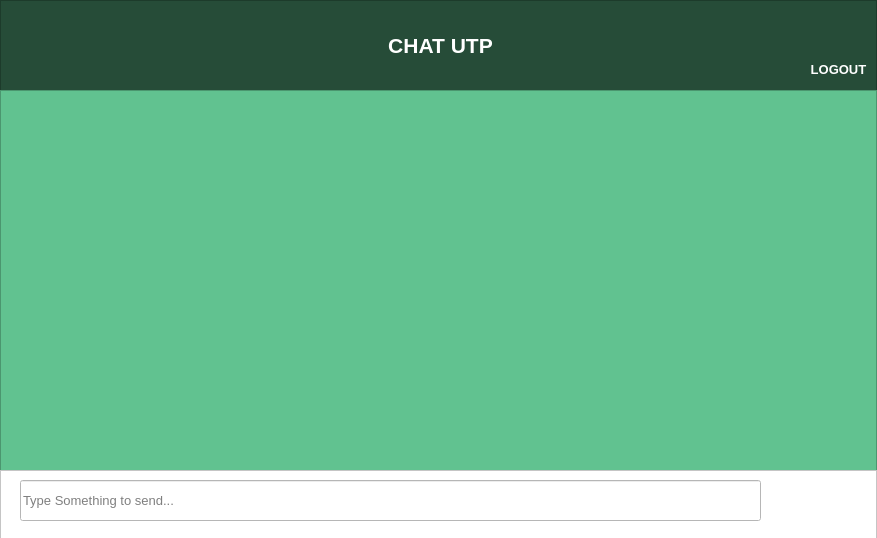
<?xml version="1.0" encoding="UTF-8"?>
<ui version="4.0">
 <class>chatForm</class>
 <widget class="QWidget" name="chatForm">
  <property name="geometry">
   <rect>
    <x>0</x>
    <y>0</y>
    <width>877</width>
    <height>538</height>
   </rect>
  </property>
  <property name="cursor">
   <cursorShape>PointingHandCursor</cursorShape>
  </property>
  <property name="windowTitle">
   <string>Form</string>
  </property>
  <property name="windowIcon">
   <iconset>
    <normaloff>../../assets/icons8-exit-200.png</normaloff>../../assets/icons8-exit-200.png</iconset>
  </property>
  <widget class="QFrame" name="frame">
   <property name="geometry">
    <rect>
     <x>0</x>
     <y>0</y>
     <width>877</width>
     <height>91</height>
    </rect>
   </property>
   <property name="styleSheet">
    <string notr="true">background-color: rgb(38, 76, 56)</string>
   </property>
   <property name="frameShape">
    <enum>QFrame::StyledPanel</enum>
   </property>
   <property name="frameShadow">
    <enum>QFrame::Raised</enum>
   </property>
   <widget class="QLabel" name="label">
    <property name="geometry">
     <rect>
      <x>320</x>
      <y>30</y>
      <width>241</width>
      <height>31</height>
     </rect>
    </property>
    <property name="text">
     <string>&lt;html&gt;&lt;head/&gt;&lt;body&gt;&lt;p align=&quot;center&quot;&gt;&lt;span style=&quot; font-size:16pt; font-weight:600; color:#ffffff;&quot;&gt;CHAT UTP&lt;/span&gt;&lt;/p&gt;&lt;/body&gt;&lt;/html&gt;</string>
    </property>
   </widget>
   <widget class="QPushButton" name="logoutButton">
    <property name="geometry">
     <rect>
      <x>800</x>
      <y>-10</y>
      <width>77</width>
      <height>91</height>
     </rect>
    </property>
    <property name="styleSheet">
     <string notr="true">QPushButton:hover
	{
		border-style: solid;
		background-color: #bbdefb;

	}

	QPushButton:pressed
	{
			background-color: #0069c0;
	}</string>
    </property>
    <property name="text">
     <string/>
    </property>
    <property name="icon">
     <iconset>
      <normaloff>../../assets/icons8-exit-200.png</normaloff>../../assets/icons8-exit-200.png</iconset>
    </property>
    <property name="iconSize">
     <size>
      <width>60</width>
      <height>60</height>
     </size>
    </property>
    <property name="flat">
     <bool>true</bool>
    </property>
   </widget>
  </widget>
  <widget class="QLabel" name="label_2">
   <property name="geometry">
    <rect>
     <x>800</x>
     <y>60</y>
     <width>77</width>
     <height>20</height>
    </rect>
   </property>
   <property name="text">
    <string>&lt;html&gt;&lt;head/&gt;&lt;body&gt;&lt;p align=&quot;center&quot;&gt;&lt;span style=&quot; font-size:10pt; font-weight:600; color:#ffffff;&quot;&gt;LOGOUT&lt;/span&gt;&lt;/p&gt;&lt;/body&gt;&lt;/html&gt;</string>
   </property>
  </widget>
  <widget class="QTextEdit" name="chatTextEdit">
   <property name="geometry">
    <rect>
     <x>0</x>
     <y>90</y>
     <width>877</width>
     <height>381</height>
    </rect>
   </property>
   <property name="font">
    <font>
     <pointsize>14</pointsize>
     <weight>75</weight>
     <bold>true</bold>
    </font>
   </property>
   <property name="styleSheet">
    <string notr="true">background-color:rgb(97, 194, 144);
color: white</string>
   </property>
   <property name="readOnly">
    <bool>true</bool>
   </property>
  </widget>
  <widget class="QFrame" name="frame_2">
   <property name="geometry">
    <rect>
     <x>0</x>
     <y>470</y>
     <width>877</width>
     <height>71</height>
    </rect>
   </property>
   <property name="styleSheet">
    <string notr="true">background-color:rgb(255, 255, 255)</string>
   </property>
   <property name="frameShape">
    <enum>QFrame::StyledPanel</enum>
   </property>
   <property name="frameShadow">
    <enum>QFrame::Raised</enum>
   </property>
   <widget class="QLineEdit" name="messageLineEdit">
    <property name="geometry">
     <rect>
      <x>20</x>
      <y>10</y>
      <width>741</width>
      <height>41</height>
     </rect>
    </property>
    <property name="font">
     <font>
      <pointsize>10</pointsize>
     </font>
    </property>
    <property name="placeholderText">
     <string>Type Something to send...</string>
    </property>
   </widget>
   <widget class="QPushButton" name="sendButton">
    <property name="geometry">
     <rect>
      <x>780</x>
      <y>10</y>
      <width>71</width>
      <height>51</height>
     </rect>
    </property>
    <property name="cursor">
     <cursorShape>PointingHandCursor</cursorShape>
    </property>
    <property name="styleSheet">
     <string notr="true">QPushButton:hover
	{
		border-style: solid;
		background-color: #bbdefb;

	}

	QPushButton:pressed
	{
			background-color: #0069c0;
	}</string>
    </property>
    <property name="text">
     <string/>
    </property>
    <property name="icon">
     <iconset>
      <normaloff>../../assets/icons8-email-send-96.png</normaloff>../../assets/icons8-email-send-96.png</iconset>
    </property>
    <property name="iconSize">
     <size>
      <width>60</width>
      <height>60</height>
     </size>
    </property>
    <property name="flat">
     <bool>true</bool>
    </property>
   </widget>
  </widget>
 </widget>
 <resources/>
 <connections/>
</ui>
